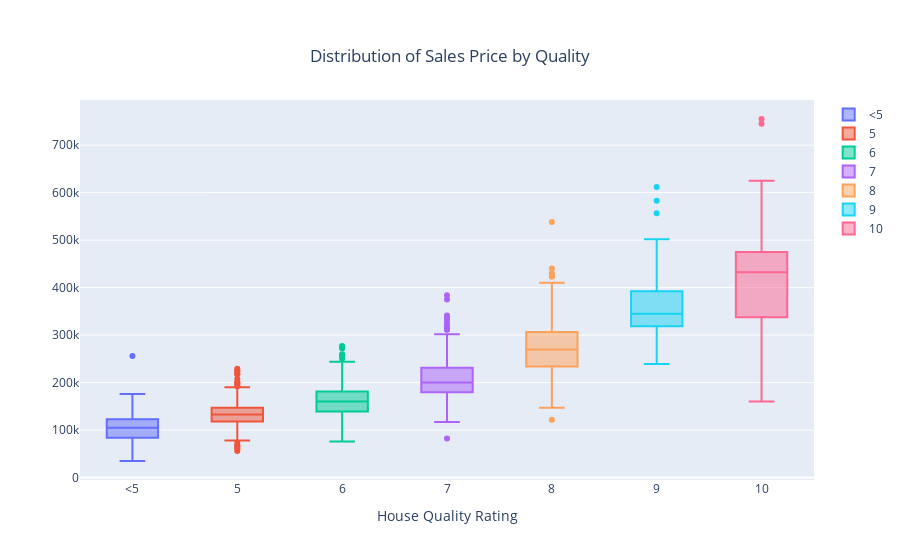

The notebook cell this image was saved under:
### Code cell
#What do the houses look like?

#OverallQual
qual_df = housing_df[['OverallQual', 'SalePrice']]
qual_df.loc[qual_df['OverallQual'] < 5, 'OverallQual'] = '<5'

x_box = ['<5', 5, 6, 7, 8, 9, 10]
yqual_box = []

for qual_rating in x_box:
    y_values = qual_df.loc[qual_df['OverallQual'] == qual_rating, 'SalePrice'].values
    yqual_box.append(y_values)

fig = go.Figure()

for xd, yd in zip(x_box, yqual_box):
    fig.add_trace(
        go.Box(
            y=yd,
            name=xd
        )
    )

fig.update_layout(
    title=dict(
        text='Distribution of Sales Price by Quality',
        x=0.5,
        yanchor='top',
        xanchor='center'
        ),
    xaxis=dict(
        title='House Quality Rating', 
        type='category'
        ),
    yaxis=dict(
        tick0=0,
        dtick=100000
        )
)

iplot(fig)

### Figure 1 — Plotly figure (JSON) as saved in the notebook; plotly's stock layout.template omitted (floating-point values rounded to 4 significant figures; data arrays with more than 128 entries replaced by an {"elided": "..."} marker saying what was removed)
{"data": [{"name": "<5", "type": "box", "y": {"elided": "141 int values"}}, {"name": "5", "type": "box", "y": {"elided": "397 int values"}}, {"name": "6", "type": "box", "y": {"elided": "374 int values"}}, {"name": "7", "type": "box", "y": {"elided": "319 int values"}}, {"name": "8", "type": "box", "y": {"elided": "168 int values"}}, {"name": "9", "type": "box", "y": [345000, 277500, 319900, 385000, 412500, 501837, 415298, 360000, 342643, 377426, 266000, 437154, 318061, 394432, 380000, 326000, 374000, 446261, 315000, 325000, 313000, 314813, 370878, 285000, 320000, 264132, 485000, 582933, 350000, 328900, 611657, 320000, 239000, 395192, 315500, 556581, 335000, 367294, 378500, 325000, 333168, 315000, 377500]}, {"name": "10", "type": "box", "y": [438780, 475000, 386250, 426000, 555000, 402861, 184750, 325000, 451950, 755000, 385000, 337500, 625000, 745000, 465000, 160000, 466500, 310000]}], "layout": {"title": {"text": "Distribution of Sales Price by Quality", "x": 0.5, "xanchor": "center", "yanchor": "top"}, "xaxis": {"title": {"text": "House Quality Rating"}, "type": "category"}, "yaxis": {"dtick": 100000, "tick0": 0}}}
